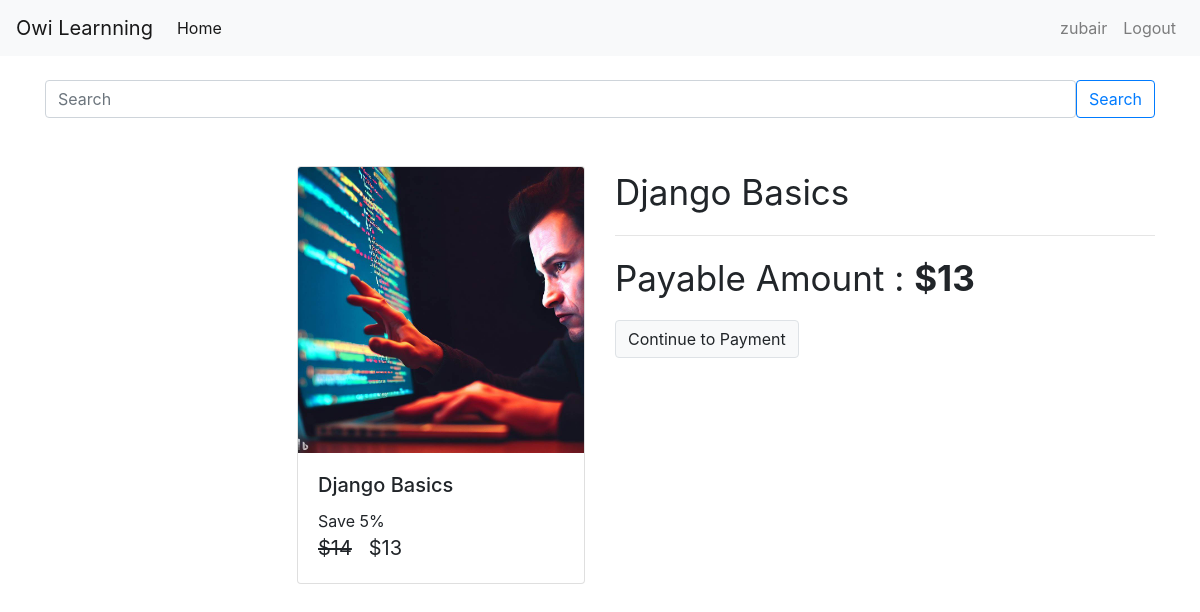
The page /check-out/dajngo_basics_course (signed in) on the database its author committed.
### account/models.py (models this page shows)
class User(AbstractUser):
    is_admin= models.BooleanField('Is admin', default=False)
    is_customer = models.BooleanField('Is customer', default=False)
    is_employee = models.BooleanField('Is employee', default=False)

### courses/models/course.py (models this page shows, shortened)
class Course(models.Model):
    name = models.CharField(max_length = 50 , null = False)
    slug = models.CharField(max_length = 50 , null = False , unique = True)
    description = models.CharField(max_length = 200 , null = True)
    price = models.IntegerField(null=False)
    discount = models.IntegerField(null=False , default = 0)
    active = models.BooleanField(default = False)
    thumbnail = models.ImageField(upload_to = "files/thumbnail")
    date = models.DateTimeField(auto_now_add= True)
    resource = models.FileField(upload_to = "files/resource")
    length = models.IntegerField(null=False)

### courses/views/checkout.py (the view, shortened to what this page needs)
# urls.py: path('check-out/<str:slug>', checkout , name = 'check-out'),
@login_required(login_url='/login')
def checkout(request , slug):
    course = Course.objects.get(slug  = slug)
    user = request.user
    action = request.GET.get('action')
    order = None
    payment = None
    error = None
    amount=None
    if error is None :
        amount =  int((course.price - ( course.price * course.discount * 0.01 )) * 100)
    if amount==0:
        userCourse = UserCourse(user = user , course = course)
        userCourse.save()
        return redirect('my-courses')
    context = {
        "course" : course ,
        "order" : order,
        "payment" : payment,
        "user" : user ,
        "error" : error
    }
    return  render(request , template_name="courses/check_out.html" , context=context )

### courses/templatetags/course_custom_tags.py (called while the page is built)
@register.simple_tag
def cal_sellprice(price , discount):
    if discount is None or discount is 0:
        return price
    sellprice = price
    sellprice = price - ( price * discount * 0.01 )
    return math.floor(sellprice)

@register.filter
def rupee(price):
    return f'${price}'

### courses/templates/courses/check_out.html (shortened to what this page needs)
{% extends 'courses/base.html' %}
{% load course_custom_tags %}
{%block content%}
<div class="container">
    <br>
    <br>
    <div class="row ">
        <div class="col mr-auto ">
            <div class="card ml-auto" style="width: 18rem;">
                <img class="card-img-top" src="{{course.thumbnail.url}}" alt="Card image cap">
                <div class="card-body">
                    <h5 class="card-title">{{course.name}}</h5>
                    <p class="card-text m-0 p-0">
                        Save {{course.discount}}%
                        <br>
                        <span class="price">
                            <del>{{course.price|rupee}}</del>
                            <span>{% cal_sellprice course.price course.discount as value %} {{value|rupee}}</span>
                        </span>
                    </p>
                </div>
            </div>
        </div>
        <div class="col ">
            <div>
                <p class="display-5">{{course.name}}</p>
                <hr>
                <p class="display-5">Payable Amount : <b>{% cal_sellprice course.price course.discount as value %}
                        {{value|rupee}}</b></p>
                <a class="btn btn-light border" href="?action=create_payment">Continue to Payment</a>
            </div>
        </div>
    </div>
</div>
{%endblock%}

### courses/templates/courses/base.html (shortened to what this page needs)
<!doctype html>
{% load static %}
<html lang="en">
  <head>
    <link rel="stylesheet" href="https://maxcdn.bootstrapcdn.com/bootstrap/4.0.0/css/bootstrap.min.css">
    <link rel="stylesheet" href="{% static 'courses/css/common.css'%}">
  </head>
  <body>
    <nav class="navbar navbar-expand-lg navbar-light bg-light">
        <a class="navbar-brand" href="/">Owi Learnning</a>
        <div class="collapse navbar-collapse" id="navbarNav">
            <ul class="navbar-nav mr-auto">
                <li class="nav-item active">
                  <a class="nav-link" href="/">Home <span class="sr-only">(current)</span></a>
                </li>
              </ul>
            <ul class="navbar-nav ml-auto">
              {% if request.user.is_authenticated %}
              <li class="nav-item">
                <a class="nav-link" href="/my-courses">{{user.username}}</a>
              </li>
              <li class="nav-item">
                <a class="nav-link" href="/logout">Logout</a>
              </li>
            {% endif %}
          </ul>
        </div>
      </nav>
  <div class="container mt-4">
    <form class="d-flex">
      <input class="form-control me-2" type="search"name='query' placeholder="Search" aria-label="Search">
      <button class="btn btn-outline-primary" type="submit">Search</button>
    </form>
  </div>
    {% block content %}
    {% endblock %}
  </body>
</html>

### courses/static/courses/css/common.css (style rules this page uses)
.price { font-size: 20px; }
.display-5 { font-size: 35px; }

### rows shown on the page
User: username "zubair"
Course: thumbnail (picture), name "Django Basics", discount "5", price "$14"

### other values the page prints
{{ value|rupee }} "$13"
